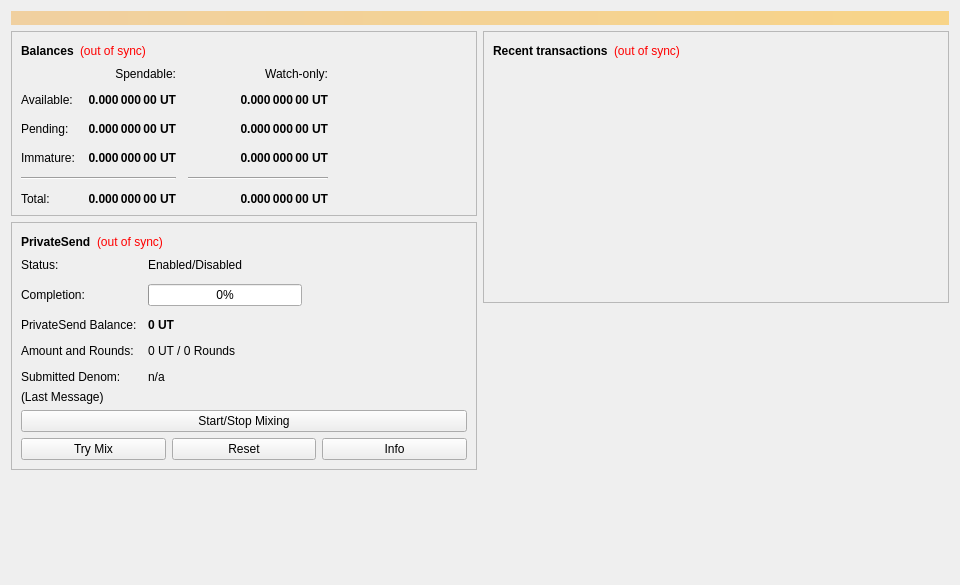
<?xml version="1.0" encoding="UTF-8"?>
<ui version="4.0">
 <class>OverviewPage</class>
 <widget class="QWidget" name="OverviewPage">
  <property name="geometry">
   <rect>
    <x>0</x>
    <y>0</y>
    <width>960</width>
    <height>585</height>
   </rect>
  </property>
  <property name="minimumSize">
   <size>
    <width>960</width>
    <height>0</height>
   </size>
  </property>
  <property name="windowTitle">
   <string>Form</string>
  </property>
  <layout class="QVBoxLayout" name="topLayout">
   <item>
    <widget class="QLabel" name="labelAlerts">
     <property name="visible">
      <bool>false</bool>
     </property>
     <property name="styleSheet">
      <string notr="true">background-color: qlineargradient(x1: 0, y1: 0, x2: 1, y2: 0, stop:0 #F0D0A0, stop:1 #F8D488); color:#000000;</string>
     </property>
     <property name="wordWrap">
      <bool>true</bool>
     </property>
     <property name="margin">
      <number>3</number>
     </property>
    </widget>
   </item>
   <item>
    <layout class="QHBoxLayout" name="horizontalLayout" stretch="1,1">
     <item>
      <layout class="QVBoxLayout" name="verticalLayout_2">
       <item>
        <widget class="QFrame" name="frame">
         <property name="frameShape">
          <enum>QFrame::StyledPanel</enum>
         </property>
         <property name="frameShadow">
          <enum>QFrame::Raised</enum>
         </property>
         <layout class="QVBoxLayout" name="verticalLayout_4">
          <item>
           <layout class="QHBoxLayout" name="horizontalLayout_4">
            <item>
             <widget class="QLabel" name="label_5">
              <property name="font">
               <font>
                <weight>75</weight>
                <bold>true</bold>
               </font>
              </property>
              <property name="text">
               <string>Balances</string>
              </property>
             </widget>
            </item>
            <item>
             <widget class="QLabel" name="labelWalletStatus">
              <property name="toolTip">
               <string>The displayed information may be out of date. Your wallet automatically synchronizes with the HDCH network after a connection is established, but this process has not completed yet.</string>
              </property>
              <property name="styleSheet">
               <string notr="true">QLabel { color: red; }</string>
              </property>
              <property name="text">
               <string notr="true">(out of sync)</string>
              </property>
              <property name="alignment">
               <set>Qt::AlignLeading|Qt::AlignLeft|Qt::AlignVCenter</set>
              </property>
             </widget>
            </item>
            <item>
             <spacer name="horizontalSpacer_3">
              <property name="orientation">
               <enum>Qt::Horizontal</enum>
              </property>
              <property name="sizeHint" stdset="0">
               <size>
                <width>40</width>
                <height>20</height>
               </size>
              </property>
             </spacer>
            </item>
           </layout>
          </item>
          <item>
           <layout class="QGridLayout" name="gridLayout">
            <property name="spacing">
             <number>12</number>
            </property>
            <item row="2" column="2">
             <widget class="QLabel" name="labelWatchPending">
              <property name="font">
               <font>
                <weight>75</weight>
                <bold>true</bold>
               </font>
              </property>
              <property name="cursor">
               <cursorShape>IBeamCursor</cursorShape>
              </property>
              <property name="contextMenuPolicy">
               <enum>Qt::ActionsContextMenu</enum>
              </property>
              <property name="toolTip">
               <string>Unconfirmed transactions to watch-only addresses</string>
              </property>
              <property name="text">
               <string notr="true">0.000 000 00 UT</string>
              </property>
              <property name="alignment">
               <set>Qt::AlignRight|Qt::AlignTrailing|Qt::AlignVCenter</set>
              </property>
              <property name="textInteractionFlags">
               <set>Qt::TextSelectableByKeyboard|Qt::TextSelectableByMouse</set>
              </property>
             </widget>
            </item>
            <item row="2" column="1">
             <widget class="QLabel" name="labelUnconfirmed">
              <property name="font">
               <font>
                <weight>75</weight>
                <bold>true</bold>
               </font>
              </property>
              <property name="cursor">
               <cursorShape>IBeamCursor</cursorShape>
              </property>
              <property name="contextMenuPolicy">
               <enum>Qt::ActionsContextMenu</enum>
              </property>
              <property name="toolTip">
               <string>Total of transactions that have yet to be confirmed, and do not yet count toward the spendable balance</string>
              </property>
              <property name="text">
               <string notr="true">0.000 000 00 UT</string>
              </property>
              <property name="alignment">
               <set>Qt::AlignRight|Qt::AlignTrailing|Qt::AlignVCenter</set>
              </property>
              <property name="textInteractionFlags">
               <set>Qt::TextSelectableByKeyboard|Qt::TextSelectableByMouse</set>
              </property>
             </widget>
            </item>
            <item row="3" column="2">
             <widget class="QLabel" name="labelWatchImmature">
              <property name="font">
               <font>
                <weight>75</weight>
                <bold>true</bold>
               </font>
              </property>
              <property name="cursor">
               <cursorShape>IBeamCursor</cursorShape>
              </property>
              <property name="contextMenuPolicy">
               <enum>Qt::ActionsContextMenu</enum>
              </property>
              <property name="toolTip">
               <string>Mined balance in watch-only addresses that has not yet matured</string>
              </property>
              <property name="text">
               <string notr="true">0.000 000 00 UT</string>
              </property>
              <property name="alignment">
               <set>Qt::AlignRight|Qt::AlignTrailing|Qt::AlignVCenter</set>
              </property>
              <property name="textInteractionFlags">
               <set>Qt::TextSelectableByKeyboard|Qt::TextSelectableByMouse</set>
              </property>
             </widget>
            </item>
            <item row="4" column="0" colspan="2">
             <widget class="Line" name="lineSpendableBalance">
              <property name="orientation">
               <enum>Qt::Horizontal</enum>
              </property>
             </widget>
            </item>
            <item row="4" column="2">
             <widget class="Line" name="lineWatchBalance">
              <property name="sizePolicy">
               <sizepolicy hsizetype="Preferred" vsizetype="Fixed">
                <horstretch>0</horstretch>
                <verstretch>0</verstretch>
               </sizepolicy>
              </property>
              <property name="minimumSize">
               <size>
                <width>140</width>
                <height>0</height>
               </size>
              </property>
              <property name="orientation">
               <enum>Qt::Horizontal</enum>
              </property>
             </widget>
            </item>
            <item row="5" column="0">
             <widget class="QLabel" name="labelTotalText">
              <property name="text">
               <string>Total:</string>
              </property>
             </widget>
            </item>
            <item row="3" column="1">
             <widget class="QLabel" name="labelImmature">
              <property name="font">
               <font>
                <weight>75</weight>
                <bold>true</bold>
               </font>
              </property>
              <property name="cursor">
               <cursorShape>IBeamCursor</cursorShape>
              </property>
              <property name="contextMenuPolicy">
               <enum>Qt::ActionsContextMenu</enum>
              </property>
              <property name="toolTip">
               <string>Mined balance that has not yet matured</string>
              </property>
              <property name="text">
               <string notr="true">0.000 000 00 UT</string>
              </property>
              <property name="alignment">
               <set>Qt::AlignRight|Qt::AlignTrailing|Qt::AlignVCenter</set>
              </property>
              <property name="textInteractionFlags">
               <set>Qt::TextSelectableByKeyboard|Qt::TextSelectableByMouse</set>
              </property>
             </widget>
            </item>
            <item row="2" column="3">
             <spacer name="horizontalSpacer_2">
              <property name="orientation">
               <enum>Qt::Horizontal</enum>
              </property>
              <property name="sizeHint" stdset="0">
               <size>
                <width>40</width>
                <height>20</height>
               </size>
              </property>
             </spacer>
            </item>
            <item row="3" column="0">
             <widget class="QLabel" name="labelImmatureText">
              <property name="text">
               <string>Immature:</string>
              </property>
             </widget>
            </item>
            <item row="5" column="1">
             <widget class="QLabel" name="labelTotal">
              <property name="font">
               <font>
                <weight>75</weight>
                <bold>true</bold>
               </font>
              </property>
              <property name="cursor">
               <cursorShape>IBeamCursor</cursorShape>
              </property>
              <property name="contextMenuPolicy">
               <enum>Qt::ActionsContextMenu</enum>
              </property>
              <property name="toolTip">
               <string>Your current total balance</string>
              </property>
              <property name="text">
               <string notr="true">0.000 000 00 UT</string>
              </property>
              <property name="alignment">
               <set>Qt::AlignRight|Qt::AlignTrailing|Qt::AlignVCenter</set>
              </property>
              <property name="textInteractionFlags">
               <set>Qt::TextSelectableByKeyboard|Qt::TextSelectableByMouse</set>
              </property>
             </widget>
            </item>
            <item row="5" column="2">
             <widget class="QLabel" name="labelWatchTotal">
              <property name="font">
               <font>
                <weight>75</weight>
                <bold>true</bold>
               </font>
              </property>
              <property name="cursor">
               <cursorShape>IBeamCursor</cursorShape>
              </property>
              <property name="contextMenuPolicy">
               <enum>Qt::ActionsContextMenu</enum>
              </property>
              <property name="toolTip">
               <string>Current total balance in watch-only addresses</string>
              </property>
              <property name="text">
               <string notr="true">0.000 000 00 UT</string>
              </property>
              <property name="alignment">
               <set>Qt::AlignRight|Qt::AlignTrailing|Qt::AlignVCenter</set>
              </property>
              <property name="textInteractionFlags">
               <set>Qt::TextSelectableByKeyboard|Qt::TextSelectableByMouse</set>
              </property>
             </widget>
            </item>
            <item row="0" column="2">
             <widget class="QLabel" name="labelWatchonly">
              <property name="text">
               <string>Watch-only:</string>
              </property>
              <property name="alignment">
               <set>Qt::AlignRight|Qt::AlignTrailing|Qt::AlignVCenter</set>
              </property>
             </widget>
            </item>
            <item row="1" column="0">
             <widget class="QLabel" name="labelBalanceText">
              <property name="text">
               <string>Available:</string>
              </property>
             </widget>
            </item>
            <item row="1" column="1">
             <widget class="QLabel" name="labelBalance">
              <property name="font">
               <font>
                <weight>75</weight>
                <bold>true</bold>
               </font>
              </property>
              <property name="cursor">
               <cursorShape>IBeamCursor</cursorShape>
              </property>
              <property name="contextMenuPolicy">
               <enum>Qt::ActionsContextMenu</enum>
              </property>
              <property name="toolTip">
               <string>Your current spendable balance</string>
              </property>
              <property name="text">
               <string notr="true">0.000 000 00 UT</string>
              </property>
              <property name="alignment">
               <set>Qt::AlignRight|Qt::AlignTrailing|Qt::AlignVCenter</set>
              </property>
              <property name="textInteractionFlags">
               <set>Qt::TextSelectableByKeyboard|Qt::TextSelectableByMouse</set>
              </property>
             </widget>
            </item>
            <item row="1" column="2">
             <widget class="QLabel" name="labelWatchAvailable">
              <property name="font">
               <font>
                <weight>75</weight>
                <bold>true</bold>
               </font>
              </property>
              <property name="cursor">
               <cursorShape>IBeamCursor</cursorShape>
              </property>
              <property name="contextMenuPolicy">
               <enum>Qt::ActionsContextMenu</enum>
              </property>
              <property name="toolTip">
               <string>Your current balance in watch-only addresses</string>
              </property>
              <property name="text">
               <string notr="true">0.000 000 00 UT</string>
              </property>
              <property name="alignment">
               <set>Qt::AlignRight|Qt::AlignTrailing|Qt::AlignVCenter</set>
              </property>
              <property name="textInteractionFlags">
               <set>Qt::TextSelectableByKeyboard|Qt::TextSelectableByMouse</set>
              </property>
             </widget>
            </item>
            <item row="2" column="0">
             <widget class="QLabel" name="labelPendingText">
              <property name="text">
               <string>Pending:</string>
              </property>
             </widget>
            </item>
            <item row="0" column="1">
             <widget class="QLabel" name="labelSpendable">
              <property name="text">
               <string>Spendable:</string>
              </property>
              <property name="alignment">
               <set>Qt::AlignRight|Qt::AlignTrailing|Qt::AlignVCenter</set>
              </property>
             </widget>
            </item>
           </layout>
          </item>
         </layout>
        </widget>
       </item>
       <item>
        <widget class="QFrame" name="framePrivateSend">
         <property name="layoutDirection">
          <enum>Qt::LeftToRight</enum>
         </property>
         <property name="frameShape">
          <enum>QFrame::StyledPanel</enum>
         </property>
         <property name="frameShadow">
          <enum>QFrame::Raised</enum>
         </property>
         <layout class="QVBoxLayout" name="VerticalLayout_PS1">
          <item>
           <layout class="QHBoxLayout" name="horizontalLayout_5">
            <item>
             <widget class="QLabel" name="labelPrivateSendHeader">
              <property name="font">
               <font>
                <weight>75</weight>
                <bold>true</bold>
               </font>
              </property>
              <property name="text">
               <string>PrivateSend</string>
              </property>
             </widget>
            </item>
            <item>
             <widget class="QLabel" name="labelPrivateSendSyncStatus">
              <property name="toolTip">
               <string>The displayed information may be out of date. Your wallet automatically synchronizes with the HDCH network after a connection is established, but this process has not completed yet.</string>
              </property>
              <property name="styleSheet">
               <string notr="true">QLabel { color: red; }</string>
              </property>
              <property name="text">
               <string notr="true">(out of sync)</string>
              </property>
              <property name="alignment">
               <set>Qt::AlignLeading|Qt::AlignLeft|Qt::AlignVCenter</set>
              </property>
             </widget>
            </item>
            <item>
             <spacer name="horizontalSpacer_4">
              <property name="orientation">
               <enum>Qt::Horizontal</enum>
              </property>
              <property name="sizeHint" stdset="0">
               <size>
                <width>40</width>
                <height>20</height>
               </size>
              </property>
             </spacer>
            </item>
           </layout>
          </item>
          <item>
           <layout class="QFormLayout" name="privateSendFormLayout">
            <property name="fieldGrowthPolicy">
             <enum>QFormLayout::AllNonFixedFieldsGrow</enum>
            </property>
            <property name="horizontalSpacing">
             <number>11</number>
            </property>
            <property name="verticalSpacing">
             <number>12</number>
            </property>
            <item row="0" column="0">
             <widget class="QLabel" name="labelPrivateSendEnabledText">
              <property name="text">
               <string>Status:</string>
              </property>
             </widget>
            </item>
            <item row="0" column="1">
             <widget class="QLabel" name="labelPrivateSendEnabled">
              <property name="text">
               <string>Enabled/Disabled</string>
              </property>
             </widget>
            </item>
            <item row="1" column="0">
             <widget class="QLabel" name="labelCompletitionText">
              <property name="text">
               <string>Completion:</string>
              </property>
             </widget>
            </item>
            <item row="1" column="1">
             <widget class="QProgressBar" name="privateSendProgress">
              <property name="maximumSize">
               <size>
                <width>154</width>
                <height>16777215</height>
               </size>
              </property>
              <property name="value">
               <number>0</number>
              </property>
             </widget>
            </item>
            <item row="2" column="0">
             <widget class="QLabel" name="labelAnonymizedText">
              <property name="text">
               <string>PrivateSend Balance:</string>
              </property>
             </widget>
            </item>
            <item row="2" column="1">
             <widget class="QLabel" name="labelAnonymized">
              <property name="font">
               <font>
                <weight>75</weight>
                <bold>true</bold>
               </font>
              </property>
              <property name="text">
               <string notr="true">0 UT</string>
              </property>
             </widget>
            </item>
            <item row="3" column="0">
             <widget class="QLabel" name="labelAmountAndRoundsText">
              <property name="text">
               <string>Amount and Rounds:</string>
              </property>
             </widget>
            </item>
            <item row="3" column="1">
             <widget class="QLabel" name="labelAmountRounds">
              <property name="text">
               <string>0 UT / 0 Rounds</string>
              </property>
             </widget>
            </item>
            <item row="4" column="0">
             <widget class="QLabel" name="labelSubmittedDenomText">
              <property name="text">
               <string>Submitted Denom:</string>
              </property>
             </widget>
            </item>
            <item row="4" column="1">
             <widget class="QLabel" name="labelSubmittedDenom">
              <property name="toolTip">
               <string>The denominations you submitted to the Masternode.&lt;br&gt;To mix, other users must submit the exact same denominations.</string>
              </property>
              <property name="text">
               <string>n/a</string>
              </property>
             </widget>
            </item>
           </layout>
          </item>
          <item>
           <layout class="QVBoxLayout" name="VerticalLayout_PS">
            <item>
             <widget class="QLabel" name="labelPrivateSendLastMessage">
              <property name="text">
               <string>(Last Message)</string>
              </property>
              <property name="alignment">
               <set>Qt::AlignLeading|Qt::AlignLeft|Qt::AlignTop</set>
              </property>
              <property name="wordWrap">
               <bool>true</bool>
              </property>
             </widget>
            </item>
            <item>
             <widget class="QPushButton" name="togglePrivateSend">
              <property name="sizePolicy">
               <sizepolicy hsizetype="MinimumExpanding" vsizetype="Fixed">
                <horstretch>0</horstretch>
                <verstretch>0</verstretch>
               </sizepolicy>
              </property>
              <property name="text">
               <string>Start/Stop Mixing</string>
              </property>
             </widget>
            </item>
            <item>
             <layout class="QHBoxLayout" name="horizontalLayout_debugbuttons">
              <item>
               <widget class="QPushButton" name="privateSendAuto">
                <property name="sizePolicy">
                 <sizepolicy hsizetype="MinimumExpanding" vsizetype="Fixed">
                  <horstretch>0</horstretch>
                  <verstretch>0</verstretch>
                 </sizepolicy>
                </property>
                <property name="toolTip">
                 <string>Try to manually submit a PrivateSend request.</string>
                </property>
                <property name="text">
                 <string>Try Mix</string>
                </property>
               </widget>
              </item>
              <item>
               <widget class="QPushButton" name="privateSendReset">
                <property name="sizePolicy">
                 <sizepolicy hsizetype="MinimumExpanding" vsizetype="Fixed">
                  <horstretch>0</horstretch>
                  <verstretch>0</verstretch>
                 </sizepolicy>
                </property>
                <property name="toolTip">
                 <string>Reset the current status of PrivateSend (can interrupt PrivateSend if it's in the process of Mixing, which can cost you money!)</string>
                </property>
                <property name="autoFillBackground">
                 <bool>false</bool>
                </property>
                <property name="text">
                 <string>Reset</string>
                </property>
               </widget>
              </item>
              <item>
               <widget class="QPushButton" name="privateSendInfo">
                <property name="sizePolicy">
                 <sizepolicy hsizetype="MinimumExpanding" vsizetype="Fixed">
                  <horstretch>0</horstretch>
                  <verstretch>0</verstretch>
                 </sizepolicy>
                </property>
                <property name="toolTip">
                 <string>Information about PrivateSend and Mixing</string>
                </property>
                <property name="text">
                 <string>Info</string>
                </property>
               </widget>
              </item>
             </layout>
            </item>
           </layout>
          </item>
         </layout>
        </widget>
       </item>
       <item>
        <spacer name="verticalSpacer">
         <property name="orientation">
          <enum>Qt::Vertical</enum>
         </property>
         <property name="sizeHint" stdset="0">
          <size>
           <width>20</width>
           <height>40</height>
          </size>
         </property>
        </spacer>
       </item>
      </layout>
     </item>
     <item>
      <layout class="QVBoxLayout" name="verticalLayout_3">
       <item>
        <widget class="QFrame" name="frame_2">
         <property name="styleSheet">
          <string notr="true">margin-top:0px;
padding-top:0px;</string>
         </property>
         <property name="frameShape">
          <enum>QFrame::StyledPanel</enum>
         </property>
         <property name="frameShadow">
          <enum>QFrame::Raised</enum>
         </property>
         <layout class="QVBoxLayout" name="verticalLayout">
          <item>
           <layout class="QHBoxLayout" name="horizontalLayout_2">
            <item>
             <widget class="QLabel" name="label_4">
              <property name="font">
               <font>
                <weight>75</weight>
                <bold>true</bold>
               </font>
              </property>
              <property name="text">
               <string>Recent transactions</string>
              </property>
             </widget>
            </item>
            <item>
             <widget class="QLabel" name="labelTransactionsStatus">
              <property name="toolTip">
               <string>The displayed information may be out of date. Your wallet automatically synchronizes with the HDCH network after a connection is established, but this process has not completed yet.</string>
              </property>
              <property name="styleSheet">
               <string notr="true">QLabel { color: red; }</string>
              </property>
              <property name="text">
               <string notr="true">(out of sync)</string>
              </property>
              <property name="alignment">
               <set>Qt::AlignLeading|Qt::AlignLeft|Qt::AlignVCenter</set>
              </property>
             </widget>
            </item>
            <item>
             <spacer name="horizontalSpacer">
              <property name="orientation">
               <enum>Qt::Horizontal</enum>
              </property>
              <property name="sizeHint" stdset="0">
               <size>
                <width>40</width>
                <height>20</height>
               </size>
              </property>
             </spacer>
            </item>
           </layout>
          </item>
          <item>
           <widget class="QListView" name="listTransactions">
            <property name="styleSheet">
             <string notr="true">QListView { background: transparent; }</string>
            </property>
            <property name="frameShape">
             <enum>QFrame::NoFrame</enum>
            </property>
            <property name="verticalScrollBarPolicy">
             <enum>Qt::ScrollBarAlwaysOff</enum>
            </property>
            <property name="horizontalScrollBarPolicy">
             <enum>Qt::ScrollBarAlwaysOff</enum>
            </property>
            <property name="selectionMode">
             <enum>QAbstractItemView::NoSelection</enum>
            </property>
           </widget>
          </item>
         </layout>
        </widget>
       </item>
       <item>
        <spacer name="verticalSpacer_2">
         <property name="orientation">
          <enum>Qt::Vertical</enum>
         </property>
         <property name="sizeHint" stdset="0">
          <size>
           <width>20</width>
           <height>40</height>
          </size>
         </property>
        </spacer>
       </item>
      </layout>
     </item>
    </layout>
   </item>
  </layout>
 </widget>
 <resources/>
 <connections/>
</ui>
